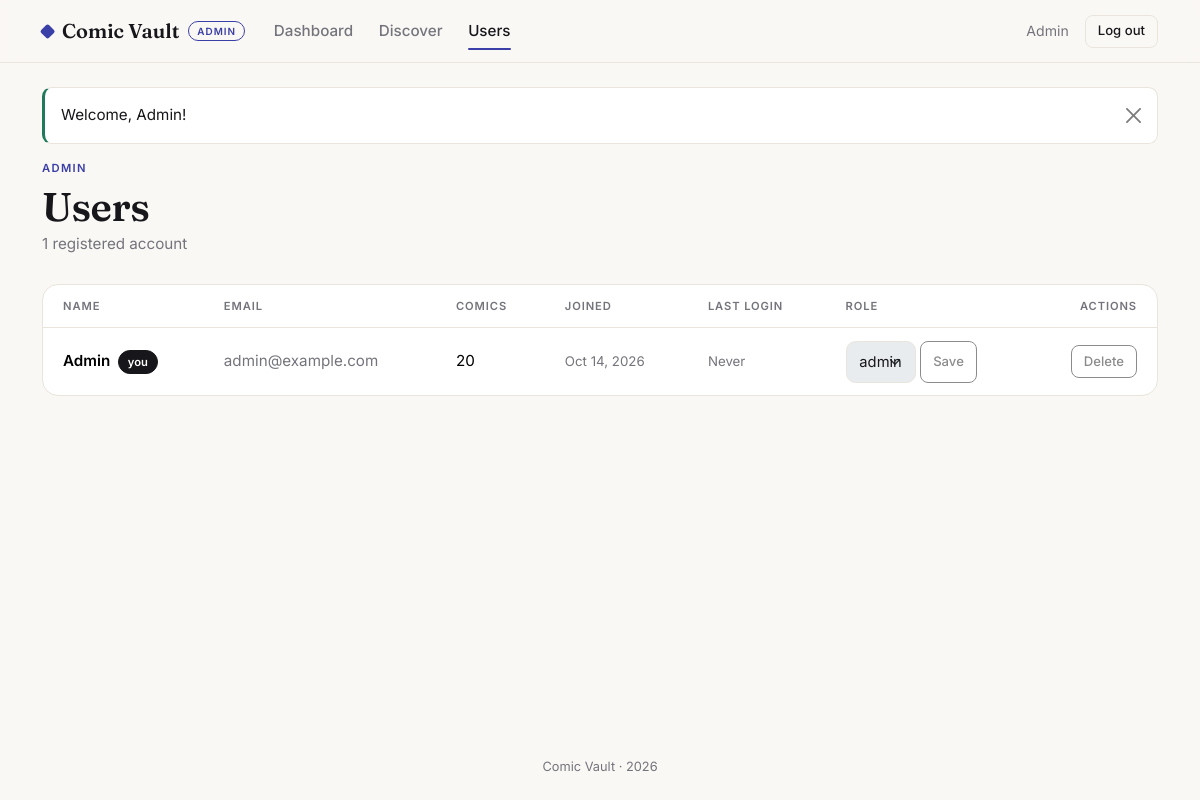
The page /admin/users.php (signed in) on the database its author committed.
### tables this page shows
CREATE TABLE IF NOT EXISTS users (
  id            INT UNSIGNED AUTO_INCREMENT PRIMARY KEY,
  name          VARCHAR(100) NOT NULL,
  email         VARCHAR(150) NOT NULL UNIQUE,
  password_hash VARCHAR(255) NOT NULL,
  role          ENUM('admin','user') NOT NULL DEFAULT 'user',
  last_login    TIMESTAMP NULL DEFAULT NULL,
  created_at    TIMESTAMP NOT NULL DEFAULT CURRENT_TIMESTAMP
);

### admin/users.php (the view, shortened to what this page needs)
<?php
include '../connection.php';
$users = array();
$sql = "SELECT users.id, users.name, users.email, users.role, users.created_at, users.last_login, COUNT(comics.id) AS comic_count
        FROM users LEFT JOIN comics ON comics.user_id = users.id
        GROUP BY users.id ORDER BY users.created_at, users.id";
$result = mysqli_query($conn, $sql);
while($row = mysqli_fetch_assoc($result)) {
    $users[] = $row;
}
include '../includes/header.php';
?>
<div class="page-head">
  <div>
    <div class="eyebrow">Admin</div>
    <h1>Users</h1>
    <p><?php echo count($users); ?> registered account<?php echo (count($users) == 1) ? "" : "s"; ?></p>
  </div>
</div>
<div class="panel">
  <div class="table-responsive">
    <table class="table table-hover align-middle">
      <thead>
        <tr><th>Name</th><th>Email</th><th>Comics</th><th>Joined</th><th>Last login</th><th>Role</th><th class="text-end">Actions</th></tr>
      </thead>
      <tbody>
      <?php foreach($users as $u) { ?>
        <?php $self = ($u['id'] == $my_id); ?>
        <tr>
          <td class="fw-semibold"><?php echo h($u['name']); ?><?php if($self) { echo ' <span class="chip chip-you ms-1">you</span>'; } ?></td>
          <td class="text-muted"><?php echo h($u['email']); ?></td>
          <td><?php echo $u['comic_count']; ?></td>
          <td class="text-nowrap small text-muted"><?php echo date('M j, Y', strtotime($u['created_at'])); ?></td>
          <td class="text-nowrap small text-muted"><?php echo $u['last_login'] ? date('M j, Y g:i A', strtotime($u['last_login'])) : "Never"; ?></td>
          <td>
            <form method="POST" class="d-flex gap-1">
              <select name="role" class="form-select form-select-sm w-auto" <?php if($self) { echo "disabled"; } ?>>
                <option value="admin" <?php if($u['role'] == 'admin') { echo "selected"; } ?>>admin</option>
              </select>
              <button class="btn btn-sm btn-line" <?php if($self) { echo "disabled"; } ?>>Save</button>
            </form>
          </td>
          <td class="text-end">
            <form method="POST" class="js-confirm" data-msg="Delete this user and all their comics?">
              <button class="btn btn-sm btn-line-danger" <?php if($self) { echo "disabled"; } ?>>Delete</button>
            </form>
          </td>
        </tr>
      <?php } ?>
      </tbody>
    </table>
  </div>
</div>
<?php include '../includes/footer.php'; ?>

### assets/style.css (style rules this page uses)
:root { --bg: #faf8f4; --paper: #ffffff; --ink: #17171b; --muted: #74747c; --line: #e9e5dc; --accent: #e4572e; --accent-soft: color-mix(in srgb, var(--accent) 14%, transparent); --radius: .75rem; --serif: "Fraunces", Georgia, "Times New Roman", serif; --sans: "Inter", system-ui, -apple-system, "Segoe UI", Roboto, sans-serif; }
body.role-admin { --accent: #3b3fa8; }
body { background: var(--bg); color: var(--ink); font-family: var(--sans); font-size: .95rem; -webkit-font-smoothing: antialiased; min-height: 100vh; display: flex; flex-direction: column; }
.text-muted { color: var(--muted) !important; }
h1, .h1, h2, .h2, h3, .h3, .h4 { font-family: var(--serif); font-weight: 600; letter-spacing: -.01em; }
.btn { border-radius: .6rem; font-weight: 500; font-size: .9rem; padding: .5rem 1rem; transition: all .15s; }
.btn-sm { font-size: .82rem; padding: .35rem .75rem; border-radius: .5rem; }
.btn-line { background: transparent; border: 1px solid var(--line); color: var(--ink); }
.btn-line-danger { background: transparent; border: 1px solid var(--line); color: #b4352a; }
.btn:disabled, .btn.disabled { opacity: .45; }
.page-head { display: flex; flex-wrap: wrap; justify-content: space-between; align-items: flex-end; gap: 1rem; margin: 1rem 0 1.75rem; }
.page-head h1 { font-size: clamp(1.8rem, 4vw, 2.5rem); margin: 0 0 .25rem; line-height: 1.1; }
.page-head p { color: var(--muted); margin: 0; max-width: 46rem; }
.eyebrow { text-transform: uppercase; letter-spacing: .12em; font-size: .7rem; font-weight: 600; color: var(--accent); margin-bottom: .5rem; }
.form-control, .form-select { background-color: var(--paper); border: 1px solid var(--line); border-radius: .6rem; padding: .55rem .8rem; font-size: .92rem; color: var(--ink); }
.panel { background: var(--paper); border: 1px solid var(--line); border-radius: 1rem; }
.table { --bs-table-bg: transparent; --bs-table-hover-bg: var(--bg); margin-bottom: 0; }
.table > :not(caption) > * > * { border-bottom-color: var(--line); padding: .8rem 1.25rem; }
.table thead th { font-size: .7rem; font-weight: 600; text-transform: uppercase; letter-spacing: .08em; color: var(--muted); background: transparent; border-bottom: 1px solid var(--line); }
.table tbody tr:last-child td { border-bottom: 0; }
.chip { display: inline-block; font-size: .7rem; font-weight: 600; padding: .15rem .55rem; border-radius: 999px; border: 1px solid var(--line); color: var(--muted); }
.chip-you { background: var(--ink); border-color: var(--ink); color: #fff; }

### rows shown on the page
users: name "Admin", shows "you", email "admin@example.com", comic_count "20", created_at "Oct 14, 2026", shows "Never", role "admin"

### other values the page prints
$_SESSION['name'] "Admin"
$_SESSION['msg'] "Welcome, Admin!"
count($users) "1"
